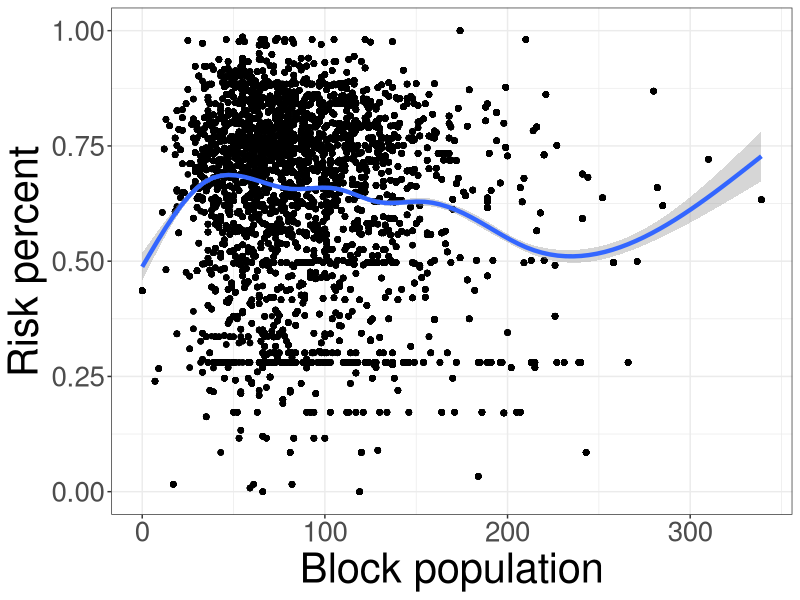
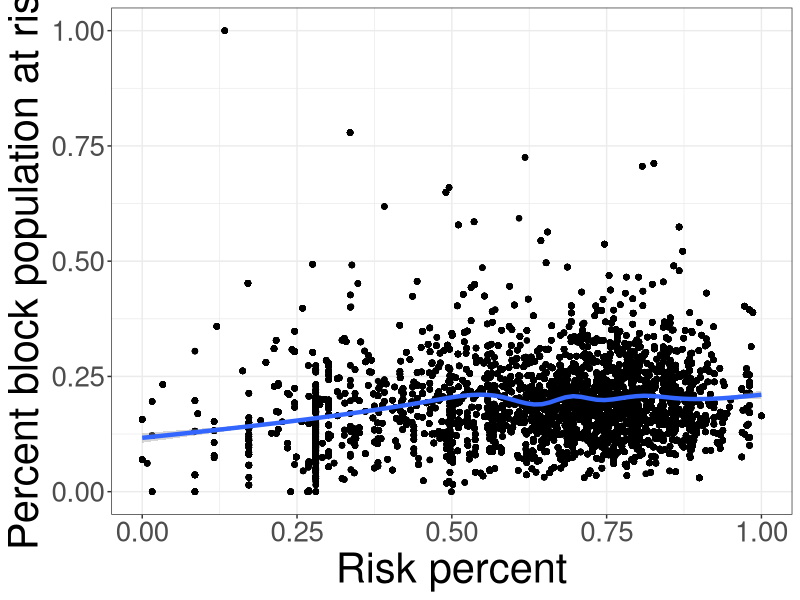
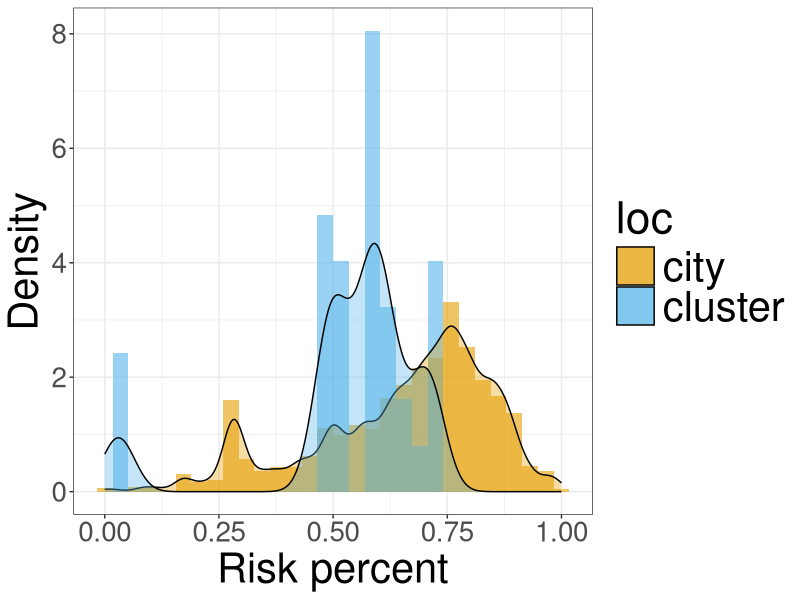
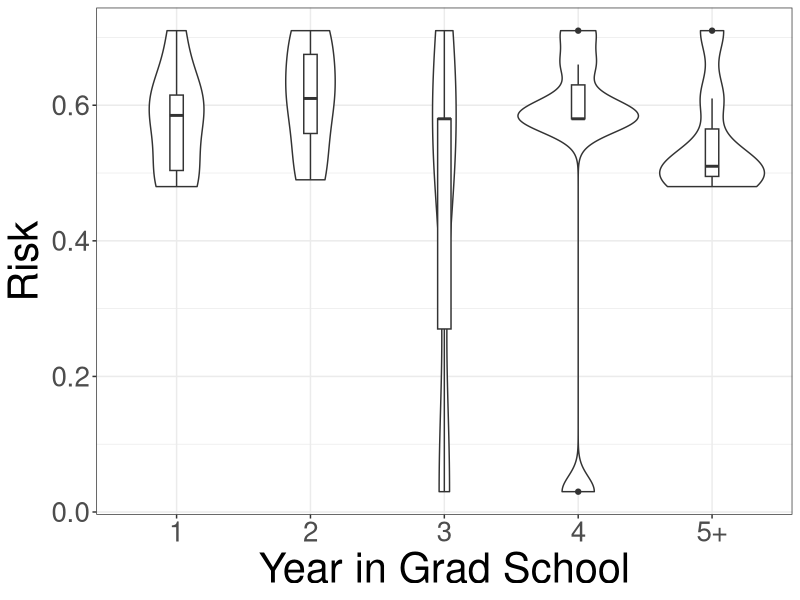
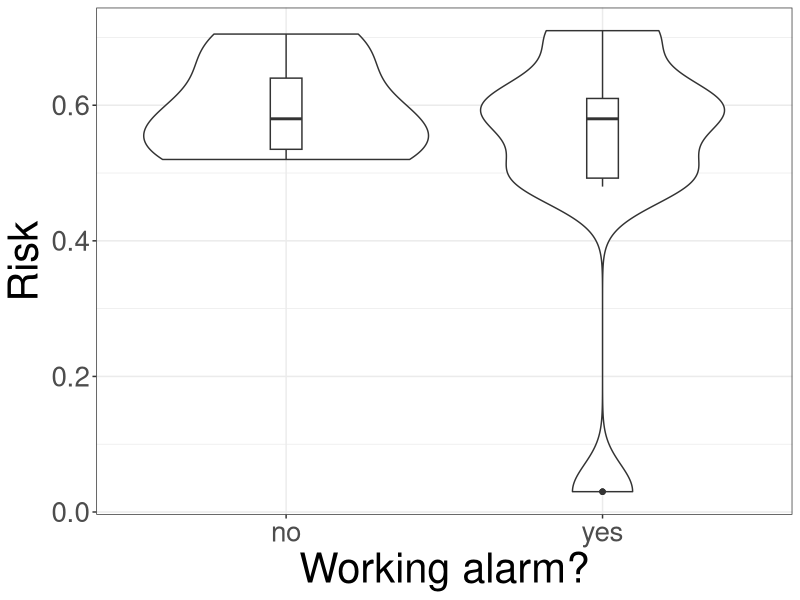
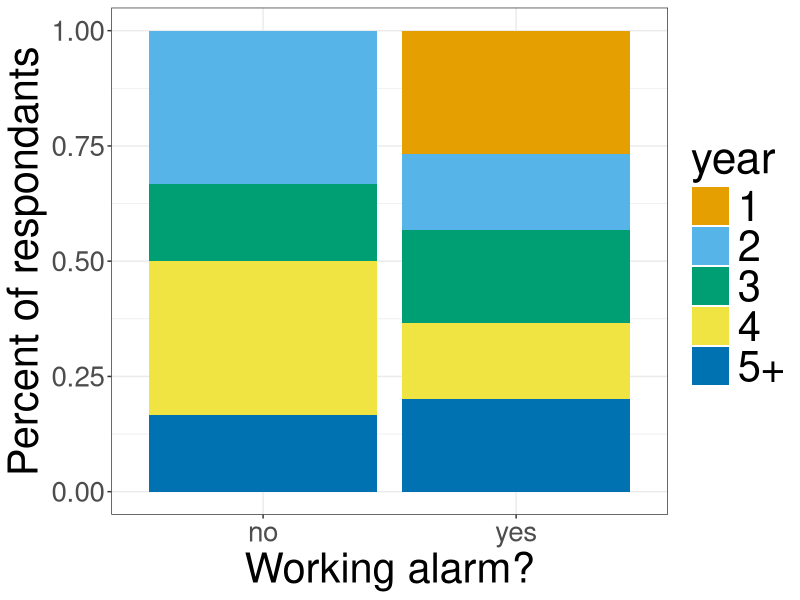

The R source for these figures, in order:
library(ggplot2)
library(reshape2)
library(plyr)
library(grid)
theme_set(theme_bw())
cbp <- c('#E69F00', '#56B4E9', '#009E73', '#F0E442', 
         '#0072B2', '#D55E00', '#CC79A7')
theme_update(axis.text = element_text(size = 20),
             axis.title = element_text(size = 30),
             legend.text = element_text(size = 30),
             legend.title = element_text(size = 32),
             legend.key.size = unit(1, 'cm'),
             strip.text = element_text(size = 30))

# all of chicago
chi.dat <- read.csv('chicago-illinois.csv')
tiny.pop <- chi.dat[chi.dat$bg_pop < 1000, ]
pop.risk <- ggplot(tiny.pop, aes(x = bg_pop, y = bg_smoke_risk))
pop.risk <- pop.risk + geom_point()
pop.risk <- pop.risk + stat_smooth(size = 1.5)
pop.risk <- pop.risk + labs(x = 'Block population', 
                            y = 'Risk percent')
ggsave(plot = pop.risk, filename = 'pop_risk.png',
       units = 'in', height = 10, width = 13)

pop.risk <- ggplot(tiny.pop, aes(x = bg_smoke_risk, y = bg_pop_risk))
pop.risk <- pop.risk + geom_point()
pop.risk <- pop.risk + stat_smooth(size = 1.5)
pop.risk <- pop.risk + labs(x = 'Risk percent', 
                            y = 'Percent block population at risk')
ggsave(plot = pop.risk, filename = 'pop_fact.png',
       units = 'in', height = 10, width = 13)


# make some plots of the cluster
clustu <- read.csv('fire_data.csv', header = FALSE)
names(clustu) <- c('addy', 'year', 'alarm', 'risk')
clustu$risk <- clustu$risk / 100
clustu$year <- as.factor(clustu$year)
clustu$year[clustu$year == '5' | clustu$year == '6'] <- 5
clustu$year <- as.character(clustu$year)
clustu$year[clustu$year == '5'] <- '5+'
clustu$alarm <- mapvalues(clustu$alarm, 
                          from = unique(clustu$alarm), 
                          to = c('yes', 'no'))

# what's the distribution of risk across chicago Geo-Ids vs Cluster
group.risk <- rbind(cbind(loc = 'city', risk = chi.dat$bg_smoke_risk),
                    cbind(loc = 'cluster', risk = clustu$risk))
group.risk <- data.frame(group.risk)
group.risk$risk <- as.numeric(as.character(group.risk$risk))
big.risk <- ggplot(group.risk, aes(x = risk, fill = loc))
big.risk <- big.risk + geom_histogram(aes(y = ..density..),
                                      alpha = 0.6, position = 'identity')
big.risk <- big.risk + geom_density(alpha = 0.35, position = 'identity')
big.risk <- big.risk + labs(x = 'Risk percent', y = 'Density')
big.risk <- big.risk + scale_fill_manual(values = cbp)
ggsave(plot = big.risk, filename = 'big_risk.png',
       units = 'in', height = 10, width = 13)

# differences between years
clu.dif <- ggplot(clustu, aes(x = year, y = risk))
clu.dif <- clu.dif + geom_violin() + geom_boxplot(width = 0.1)
clu.dif <- clu.dif + labs(x = 'Year in Grad School', y = 'Risk')
ggsave(plot = clu.dif, filename = 'clu_dif.png',
       units = 'in', height = 10, width = 13)

# differences between alarms
clu.alm <- ggplot(clustu, aes(x = alarm, y = risk))
clu.alm <- clu.alm + geom_violin() + geom_boxplot(width = 0.1)
clu.alm <- clu.alm + labs(x = 'Working alarm?', y = 'Risk')
ggsave(plot = clu.alm, filename = 'clu_alm.png',
       units = 'in', height = 10, width = 13)

# who has a working alarm?
work.alm <- ggplot(clustu, aes(x = alarm, fill = year))
work.alm <- work.alm + geom_bar(position = 'fill')
work.alm <- work.alm + scale_fill_manual(values = cbp)
work.alm <- work.alm + labs(x = 'Working alarm?', y = 'Percent of respondants')
ggsave(plot = work.alm, filename = 'work_alm.png',
       units = 'in', height = 10, width = 13)
